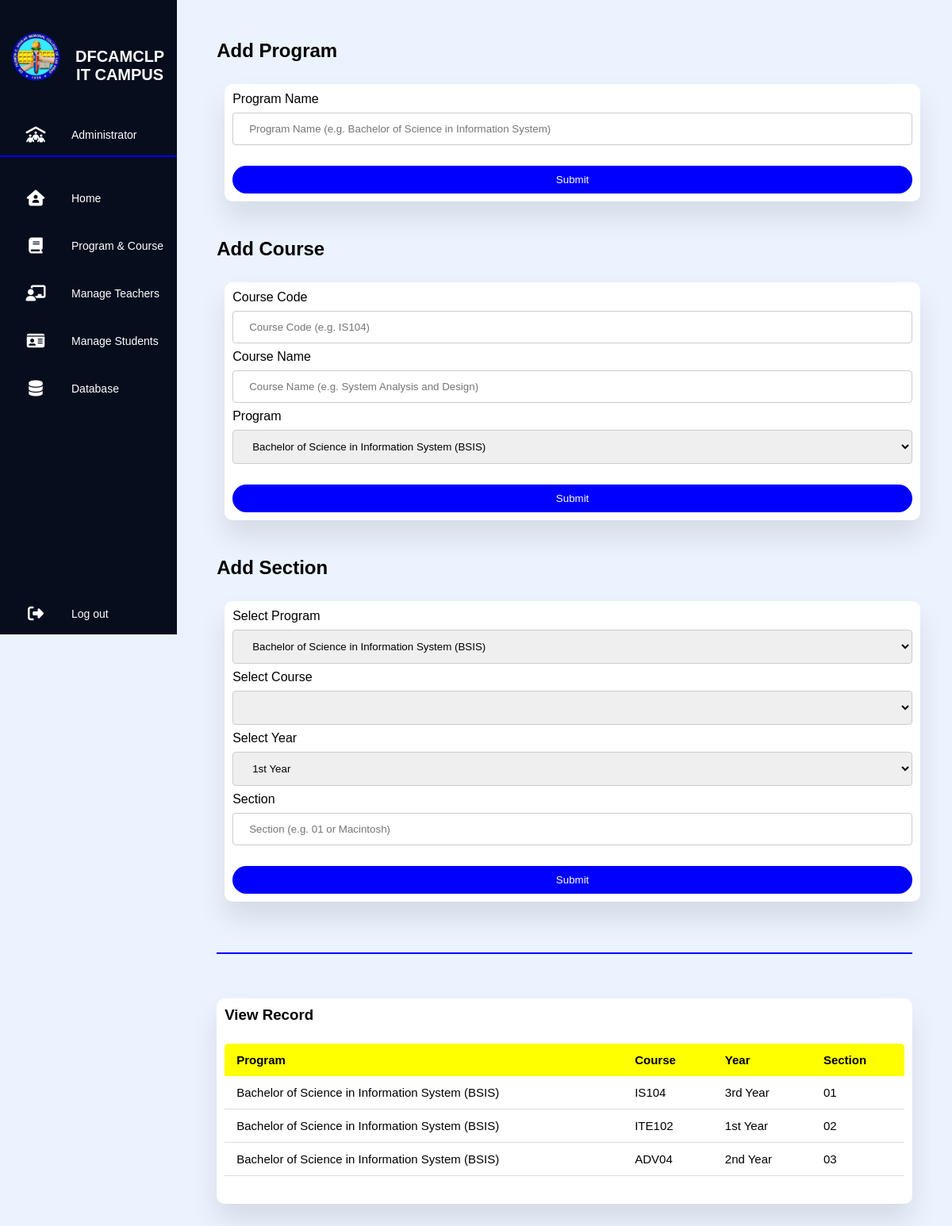
Screenshot of /admin/program-and-course.php (signed in) with the database file from the repository.
### tables this page shows
CREATE TABLE `yandsec` (
  `id` int(11) NOT NULL,
  `program` varchar(100) NOT NULL,
  `course` varchar(100) NOT NULL,
  `year` varchar(100) NOT NULL,
  `section` varchar(100) NOT NULL,
  `date_created` datetime NOT NULL DEFAULT current_timestamp()
);

### admin/server.php (called while the page is built, shortened)
<?php
$db = mysqli_connect('localhost', 'root', 'xoxad', 'project');
    $query ="SELECT prog_name FROM program";
    $result = $db->query($query);
    if($result->num_rows> 0){
        $options= mysqli_fetch_all($result, MYSQLI_ASSOC);
    }
    $query1 ="SELECT course_code, prog FROM course";
    $result1 = $db->query($query1);
    if($result1->num_rows> 0){
        $options1= mysqli_fetch_all($result1, MYSQLI_ASSOC);
    }
?>

### admin/program-and-course.php (the view, shortened to what this page needs)
<?php include_once('server.php');
$prog_name ="";
$course_code ="";
$course_name ="";
$section ="";
?>
<!DOCTYPE html>
<html lang="en">
    <head>
        <link rel="stylesheet" type="text/css" href="program-and-course.css">
    </head>
    <body>
        <div class="container">
            <nav>
                <ul>
                    <br>
                    <li><a href="dashboard.php" class="logo">
                        <img src="../login/updatedlogo.png" alt="">
                        <span class="nav-item">DFCAMCLP<br>IT Campus</span>
                        </a></li> <br>
                    <li><a href="" style="cursor:auto;"><i class="fas fa-people-roof"></i>
                        <span class="nav-item">Administrator</span>
                    </a></li>
                    <hr>
                    <br>
                    <li><a href=" dashboard.php"><i class="fas fa-house-user"></i>
                        <span class="nav-item">Home</span>
                    </a></li>
                    <a href="program-and-course.php">
                        <i class="fas fa-book"></i>
                        <span class="nav-item">Program & Course</span>
                    </a></li>
                    <a href="teachers.php">
                    <i class="fas fa-chalkboard-user"></i>
                        <span class="nav-item">Manage Teachers</span>
                    </a></li>
                    <li><a href="students.php"><i class="fas fa-id-card"></i>
                        <span class="nav-item">Manage Students</span>
                    </a></li>
                    <li><a href="database.php">
                        <i class="fas fa-database"></i>
                        <span class="nav-item">Database</span>
                      </a></li>
                    <li><a href="dashboard.php?logout='1'" class="logout"><i class="fas fa-sign-out-alt"></i>
                        <span class="nav-item">Log out</span>
                    </a></li>
                </ul>
            </nav>
            <section class="main">
                <div class="main-top">
                    <h1>Add Program</h1>
                </div>
                <br>
                <div class="sec1">
                    <form method="post" id="program" class="input-group">
                        <label for="prog_name">Program Name</label><br>
                        <input type="text" id="prog_name" name="prog_name" placeholder="Program Name (e.g. Bachelor of Science in Information System)" value="<?php echo $prog_name;?>" required>
                        <br><br>
                        <button type="submit" class="submit-btn" name="add_program">Submit</button>
                    </form>
                </div>
                <br><br>
                <div class="main-top">
                    <h1>Add Course</h1>
                </div>
                <br>
                <div class="sec1">
                    <form method="post" id="course" class="input-group">
                        <label for="course">Course Code</label><br>
                        <input type="text" id="course_code" name="course_code" placeholder="Course Code (e.g. IS104)" value="<?php echo $course_code;?>" required>
                        <label for="course">Course Name</label><br>
                        <input type="text" id="course_name" name="course_name" placeholder="Course Name (e.g. System Analysis and Design)" value="<?php echo $course_name;?>" required>
                        <label for="course">Program</label><br>
                        <select name="prog">
                            <?php
                            foreach ($options as $option) {
                            ?>
                                <option><?php echo $option['prog_name']; ?> </option>
                                <?php
                                }
                            ?>
                        </select>
                        <br><br>
                        <button type="submit" class="submit-btn" name="add_course">Submit</button>
                    </form>
                </div>
                <br><br>
                <div class="main-top">
                    <h1>Add Section</h1>
                </div>
                <br>
                <div class="sec1">
                    <form method="post" id="yANDsec" class="input-group">
                        <label for="yANDsec">Select Program</label><br>
                            <select name="prog1">
                                <?php
                                foreach ($options as $option) {
                                ?>
                                    <option><?php echo $option['prog_name']; ?> </option>
                                    <?php
                                    }
                                ?>
                            </select>
                        <label for="yANDsec">Select Course</label><br>
                            <select name="course1">
                                <?php
                                foreach ($options1 as $option1) {
                                ?>
                                    <option><?php echo $option1['course_name']; ?> </option>
                                    <?php
                                    }
                                ?>
                            </select>
                        <label for="yANDsec">Select Year</label><br>
                            <select name="year">
                                <option>1st Year</option>
                            </select>
                        <label for="yANDsec">Section</label><br>
                        <input type="text" id="prog_name" name="section" placeholder="Section (e.g. 01 or Macintosh)" value="<?php echo $section;?>" required>
                        <br><br>
                        <button type="submit" class="submit-btn" name="add_section">Submit</button>
                    </form>
                </div>
                <br><br><br><hr><br><br>
                <section class="view" id="view">
                    <div class="view-list">
                        <h1>View Record</h1>
                            <table class="table">
                                <thead>
                                    <tr>
                                        <th>Program</th>
                                        <th>Course</th>
                                        <th>Year</th>
                                        <th>Section</th>
                                    </tr>
                                </thead>
                                <tbody>
                                    <?php
                                        $query = "SELECT * FROM yandsec  ORDER BY date_created DESC LIMIT 5";
                                        $query_run = mysqli_query($db, $query);
                                        if(mysqli_num_rows($query_run) > 0) {
                                            foreach($query_run as $progcourse) {
                                            ?>
                                        <tr>
                                            <td><?= $progcourse['program']; ?></td>
                                            <td><?= $progcourse['course']; ?></td>
                                            <td><?= $progcourse['year']; ?></td>
                                            <td><?= $progcourse['section']; ?></td>
                                        </tr>
                                        <?php
                                            }
                                        }
                                        else {
                                            echo "<h5> No Record Found </h5>";
                                        }
                                    ?>
                                </tbody>
                        </table>
                    </div>
                </section>
            </section>
        </div>
    </body>
</html>

### admin/program-and-course.css (style rules this page uses)
* { margin:0; padding:0; outline: none; border: none; text-decoration: none; font-family: "Poppins", sans-serif; box-sizing: border-box; }
body { background:#EBF3FE; }
nav { position:sticky; top: 0; bottom: 0; height: 100vh; left: 0; background: #060D1D; width: 95px; overflow: hidden; transition: 1s; }
.logo { text-align: center; display: flex; transition: all 0.5s ease; margin: 10px 0 0 0; }
.logo img { width: 70px; height: 70px; border-radius: 50%; }
.logo span { font-weight: bold; padding-left: 5px; font-size: 20px; text-transform: uppercase; margin-top: 10px; margin-left: 10px; }
a { position: relative; color: white; font-size: 14px; display: table; width: 320px; padding: 10px; }
nav .fas { position:relative; width: 70px; height:40px; top: 14px; font-size: 20px; text-align: center; }
.nav-item { position:relative; top: 12px; margin-left: 10px; }
.logout { position:absolute; bottom: 0; }
.container { position: relative; display:flex; }
.main { position:relative; padding:50px; width: 100%; }
hr { border: 1px solid blue; }
input[type=text], select { width: 100%; padding: 12px 20px; margin: 8px 0; display: inline-block; border: 1px solid #ccc; border-radius: 4px; box-sizing: border-box; }
.sec1 .input-group { width: 100%; margin: 10px; background: #fff; border-radius: 10px; padding: 10px; box-shadow: 0 20px 35px rgba(0, 0, 0, 0.1); }
.submit-btn { color: white; width: 100%; padding: 10px 30px; cursor: pointer; display: block; margin: auto; background-color: blue; border: 0; outline: none; border-radius: 30px; size: 20px; }
.view { margin-top: 20px; }
.view-list { width: 100%; padding: 10px; margin-top: 10px; background: #fff; border-radius: 10px; box-shadow: 0 20px 35px rgba(0, 0, 0, 0.1); }
.table { border-collapse: collapse; margin: 25px 0; font-size: 15px; min-width: 100%; overflow: hidden; border-radius: 5px 5px 0 0; }
table thead tr { color: black; background: yellow; text-align: left; font-weight: bold; }
.table th, .table td { padding: 12px 15px; }
.table tbody tr { border-bottom: 1px solid #ddd; }

### rows the page displays
yandsec: program "Bachelor of Science in Information System (BSIS)", course "IS104", year "3rd Year", section "01"
yandsec: program "Bachelor of Science in Information System (BSIS)", course "ITE102", year "1st Year", section "02"
yandsec: program "Bachelor of Science in Information System (BSIS)", course "ADV04", year "2nd Year", section "03"

### other values shown
form field prog "Bachelor of Science in Information System (BSIS)"
form field prog1 "Bachelor of Science in Information System (BSIS)"
